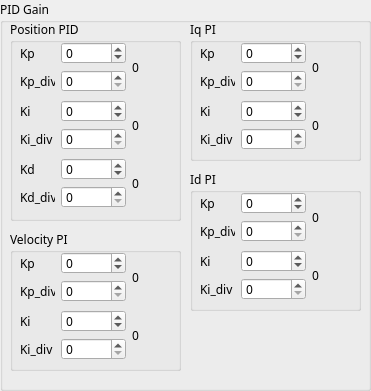
  <widget class="QGroupBox" name="groupBox_11">
   <property name="geometry">
    <rect>
     <x>520</x>
     <y>340</y>
     <width>371</width>
     <height>391</height>
    </rect>
   </property>
   <property name="font">
    <font>
     <family>Bahnschrift SemiLight</family>
    </font>
   </property>
   <property name="title">
    <string>PID Gain</string>
   </property>
   <widget class="QGroupBox" name="groupBox_9">
    <property name="geometry">
     <rect>
      <x>190</x>
      <y>20</y>
      <width>171</width>
      <height>141</height>
     </rect>
    </property>
    <property name="title">
     <string>Iq PI</string>
    </property>
    <widget class="QWidget" name="gridLayoutWidget_4">
     <property name="geometry">
      <rect>
       <x>10</x>
       <y>20</y>
       <width>151</width>
       <height>112</height>
      </rect>
     </property>
     <layout class="QGridLayout" name="gridLayout_11">
      <item row="0" column="0">
       <layout class="QGridLayout" name="gridLayout_12">
        <item row="0" column="0">
         <widget class="QLabel" name="label_67">
          <property name="minimumSize">
           <size>
            <width>35</width>
            <height>0</height>
           </size>
          </property>
          <property name="maximumSize">
           <size>
            <width>35</width>
            <height>16777215</height>
           </size>
          </property>
          <property name="font">
           <font>
            <family>Bahnschrift SemiLight</family>
           </font>
          </property>
          <property name="text">
           <string>Kp</string>
          </property>
         </widget>
        </item>
        <item row="0" column="1">
         <widget class="QSpinBox" name="iq_kp_spinBox">
          <property name="minimumSize">
           <size>
            <width>0</width>
            <height>22</height>
           </size>
          </property>
          <property name="maximumSize">
           <size>
            <width>16777215</width>
            <height>22</height>
           </size>
          </property>
          <property name="minimum">
           <number>-32767</number>
          </property>
          <property name="maximum">
           <number>32767</number>
          </property>
         </widget>
        </item>
        <item row="1" column="0">
         <widget class="QLabel" name="label_68">
          <property name="minimumSize">
           <size>
            <width>35</width>
            <height>0</height>
           </size>
          </property>
          <property name="maximumSize">
           <size>
            <width>35</width>
            <height>16777215</height>
           </size>
          </property>
          <property name="font">
           <font>
            <family>Bahnschrift SemiLight</family>
           </font>
          </property>
          <property name="text">
           <string>Kp_div</string>
          </property>
         </widget>
        </item>
        <item row="1" column="1">
         <widget class="QSpinBox" name="iq_kp_div_spinBox">
          <property name="minimumSize">
           <size>
            <width>0</width>
            <height>22</height>
           </size>
          </property>
          <property name="maximumSize">
           <size>
            <width>16777215</width>
            <height>22</height>
           </size>
          </property>
          <property name="minimum">
           <number>0</number>
          </property>
          <property name="maximum">
           <number>15</number>
          </property>
         </widget>
        </item>
       </layout>
      </item>
      <item row="1" column="1">
       <widget class="QLabel" name="iq_ki_result_label">
        <property name="text">
         <string>0</string>
        </property>
       </widget>
      </item>
      <item row="0" column="1">
       <widget class="QLabel" name="iq_kp_result_label">
        <property name="text">
         <string>0</string>
        </property>
       </widget>
      </item>
      <item row="1" column="0">
       <layout class="QGridLayout" name="gridLayout_13">
        <item row="1" column="1">
         <widget class="QSpinBox" name="iq_ki_div_spinBox">
          <property name="minimumSize">
           <size>
            <width>0</width>
            <height>22</height>
           </size>
          </property>
          <property name="maximumSize">
           <size>
            <width>16777215</width>
            <height>22</height>
           </size>
          </property>
          <property name="minimum">
           <number>0</number>
          </property>
          <property name="maximum">
           <number>15</number>
          </property>
         </widget>
        </item>
        <item row="1" column="0">
         <widget class="QLabel" name="label_69">
          <property name="minimumSize">
           <size>
            <width>35</width>
            <height>0</height>
           </size>
          </property>
          <property name="maximumSize">
           <size>
            <width>35</width>
            <height>16777215</height>
           </size>
          </property>
          <property name="font">
           <font>
            <family>Bahnschrift SemiLight</family>
           </font>
          </property>
          <property name="text">
           <string>Ki_div</string>
          </property>
         </widget>
        </item>
        <item row="0" column="0">
         <widget class="QLabel" name="label_70">
          <property name="minimumSize">
           <size>
            <width>35</width>
            <height>0</height>
           </size>
          </property>
          <property name="maximumSize">
           <size>
            <width>35</width>
            <height>16777215</height>
           </size>
          </property>
          <property name="font">
           <font>
            <family>Bahnschrift SemiLight</family>
           </font>
          </property>
          <property name="text">
           <string>Ki</string>
          </property>
         </widget>
        </item>
        <item row="0" column="1">
         <widget class="QSpinBox" name="iq_ki_spinBox">
          <property name="minimumSize">
           <size>
            <width>0</width>
            <height>22</height>
           </size>
          </property>
          <property name="maximumSize">
           <size>
            <width>16777215</width>
            <height>22</height>
           </size>
          </property>
          <property name="minimum">
           <number>-32767</number>
          </property>
          <property name="maximum">
           <number>32767</number>
          </property>
         </widget>
        </item>
       </layout>
      </item>
     </layout>
    </widget>
   </widget>
   <widget class="QGroupBox" name="groupBox_7">
    <property name="geometry">
     <rect>
      <x>10</x>
      <y>20</y>
      <width>171</width>
      <height>201</height>
     </rect>
    </property>
    <property name="title">
     <string>Position PID</string>
    </property>
    <widget class="QWidget" name="gridLayoutWidget_2">
     <property name="geometry">
      <rect>
       <x>10</x>
       <y>20</y>
       <width>151</width>
       <height>170</height>
      </rect>
     </property>
     <layout class="QGridLayout" name="gridLayout_7">
      <item row="0" column="1">
       <widget class="QLabel" name="position_kp_result_label">
        <property name="text">
         <string>0</string>
        </property>
       </widget>
      </item>
      <item row="1" column="1">
       <widget class="QLabel" name="position_ki_result_label">
        <property name="text">
         <string>0</string>
        </property>
       </widget>
      </item>
      <item row="1" column="0">
       <layout class="QGridLayout" name="gridLayout_5">
        <item row="1" column="1">
         <widget class="QSpinBox" name="position_ki_div_spinBox">
          <property name="minimumSize">
           <size>
            <width>0</width>
            <height>22</height>
           </size>
          </property>
          <property name="maximumSize">
           <size>
            <width>16777215</width>
            <height>22</height>
           </size>
          </property>
          <property name="minimum">
           <number>0</number>
          </property>
          <property name="maximum">
           <number>15</number>
          </property>
         </widget>
        </item>
        <item row="1" column="0">
         <widget class="QLabel" name="label_61">
          <property name="minimumSize">
           <size>
            <width>35</width>
            <height>0</height>
           </size>
          </property>
          <property name="maximumSize">
           <size>
            <width>35</width>
            <height>16777215</height>
           </size>
          </property>
          <property name="font">
           <font>
            <family>Bahnschrift SemiLight</family>
           </font>
          </property>
          <property name="text">
           <string>Ki_div</string>
          </property>
         </widget>
        </item>
        <item row="0" column="0">
         <widget class="QLabel" name="label_58">
          <property name="minimumSize">
           <size>
            <width>35</width>
            <height>0</height>
           </size>
          </property>
          <property name="maximumSize">
           <size>
            <width>35</width>
            <height>16777215</height>
           </size>
          </property>
          <property name="font">
           <font>
            <family>Bahnschrift SemiLight</family>
           </font>
          </property>
          <property name="text">
           <string>Ki</string>
          </property>
         </widget>
        </item>
        <item row="0" column="1">
         <widget class="QSpinBox" name="position_ki_spinBox">
          <property name="minimumSize">
           <size>
            <width>0</width>
            <height>22</height>
           </size>
          </property>
          <property name="maximumSize">
           <size>
            <width>16777215</width>
            <height>22</height>
           </size>
          </property>
          <property name="minimum">
           <number>-32767</number>
          </property>
          <property name="maximum">
           <number>32767</number>
          </property>
         </widget>
        </item>
       </layout>
      </item>
      <item row="0" column="0">
       <layout class="QGridLayout" name="gridLayout_4">
        <item row="0" column="0">
         <widget class="QLabel" name="label_57">
          <property name="minimumSize">
           <size>
            <width>35</width>
            <height>0</height>
           </size>
          </property>
          <property name="maximumSize">
           <size>
            <width>35</width>
            <height>16777215</height>
           </size>
          </property>
          <property name="font">
           <font>
            <family>Bahnschrift SemiLight</family>
           </font>
          </property>
          <property name="text">
           <string>Kp</string>
          </property>
         </widget>
        </item>
        <item row="0" column="1">
         <widget class="QSpinBox" name="position_kp_spinBox">
          <property name="minimumSize">
           <size>
            <width>0</width>
            <height>22</height>
           </size>
          </property>
          <property name="maximumSize">
           <size>
            <width>16777215</width>
            <height>22</height>
           </size>
          </property>
          <property name="minimum">
           <number>-32767</number>
          </property>
          <property name="maximum">
           <number>32767</number>
          </property>
         </widget>
        </item>
        <item row="1" column="0">
         <widget class="QLabel" name="label_60">
          <property name="minimumSize">
           <size>
            <width>35</width>
            <height>0</height>
           </size>
          </property>
          <property name="maximumSize">
           <size>
            <width>35</width>
            <height>16777215</height>
           </size>
          </property>
          <property name="font">
           <font>
            <family>Bahnschrift SemiLight</family>
           </font>
          </property>
          <property name="text">
           <string>Kp_div</string>
          </property>
         </widget>
        </item>
        <item row="1" column="1">
         <widget class="QSpinBox" name="position_kp_div_spinBox">
          <property name="minimumSize">
           <size>
            <width>0</width>
            <height>22</height>
           </size>
          </property>
          <property name="maximumSize">
           <size>
            <width>16777215</width>
            <height>22</height>
           </size>
          </property>
          <property name="minimum">
           <number>0</number>
          </property>
          <property name="maximum">
           <number>15</number>
          </property>
         </widget>
        </item>
       </layout>
      </item>
      <item row="2" column="1">
       <widget class="QLabel" name="position_kd_result_label">
        <property name="text">
         <string>0</string>
        </property>
       </widget>
      </item>
      <item row="2" column="0">
       <layout class="QGridLayout" name="gridLayout_6">
        <item row="0" column="0">
         <widget class="QLabel" name="label_59">
          <property name="minimumSize">
           <size>
            <width>35</width>
            <height>0</height>
           </size>
          </property>
          <property name="maximumSize">
           <size>
            <width>35</width>
            <height>16777215</height>
           </size>
          </property>
          <property name="font">
           <font>
            <family>Bahnschrift SemiLight</family>
           </font>
          </property>
          <property name="text">
           <string>Kd</string>
          </property>
         </widget>
        </item>
        <item row="0" column="1">
         <widget class="QSpinBox" name="position_kd_spinBox">
          <property name="minimumSize">
           <size>
            <width>0</width>
            <height>22</height>
           </size>
          </property>
          <property name="maximumSize">
           <size>
            <width>16777215</width>
            <height>22</height>
           </size>
          </property>
          <property name="minimum">
           <number>-32767</number>
          </property>
          <property name="maximum">
           <number>32767</number>
          </property>
         </widget>
        </item>
        <item row="1" column="0">
         <widget class="QLabel" name="label_62">
          <property name="minimumSize">
           <size>
            <width>35</width>
            <height>0</height>
           </size>
          </property>
          <property name="maximumSize">
           <size>
            <width>35</width>
            <height>16777215</height>
           </size>
          </property>
          <property name="font">
           <font>
            <family>Bahnschrift SemiLight</family>
           </font>
          </property>
          <property name="text">
           <string>Kd_div</string>
          </property>
         </widget>
        </item>
        <item row="1" column="1">
         <widget class="QSpinBox" name="position_kd_div_spinBox">
          <property name="minimumSize">
           <size>
            <width>0</width>
            <height>22</height>
           </size>
          </property>
          <property name="maximumSize">
           <size>
            <width>16777215</width>
            <height>22</height>
           </size>
          </property>
          <property name="minimum">
           <number>0</number>
          </property>
          <property name="maximum">
           <number>15</number>
          </property>
         </widget>
        </item>
       </layout>
      </item>
     </layout>
    </widget>
   </widget>
   <widget class="QGroupBox" name="groupBox_8">
    <property name="geometry">
     <rect>
      <x>10</x>
      <y>230</y>
      <width>171</width>
      <height>141</height>
     </rect>
    </property>
    <property name="title">
     <string>Velocity PI</string>
    </property>
    <widget class="QWidget" name="gridLayoutWidget_3">
     <property name="geometry">
      <rect>
       <x>10</x>
       <y>20</y>
       <width>151</width>
       <height>112</height>
      </rect>
     </property>
     <layout class="QGridLayout" name="gridLayout_8">
      <item row="0" column="0">
       <layout class="QGridLayout" name="gridLayout_10">
        <item row="0" column="0">
         <widget class="QLabel" name="label_65">
          <property name="minimumSize">
           <size>
            <width>35</width>
            <height>0</height>
           </size>
          </property>
          <property name="maximumSize">
           <size>
            <width>35</width>
            <height>16777215</height>
           </size>
          </property>
          <property name="font">
           <font>
            <family>Bahnschrift SemiLight</family>
           </font>
          </property>
          <property name="text">
           <string>Kp</string>
          </property>
         </widget>
        </item>
        <item row="0" column="1">
         <widget class="QSpinBox" name="velocity_kp_spinBox">
          <property name="minimumSize">
           <size>
            <width>0</width>
            <height>22</height>
           </size>
          </property>
          <property name="maximumSize">
           <size>
            <width>16777215</width>
            <height>22</height>
           </size>
          </property>
          <property name="minimum">
           <number>-32767</number>
          </property>
          <property name="maximum">
           <number>32767</number>
          </property>
         </widget>
        </item>
        <item row="1" column="0">
         <widget class="QLabel" name="label_66">
          <property name="minimumSize">
           <size>
            <width>35</width>
            <height>0</height>
           </size>
          </property>
          <property name="maximumSize">
           <size>
            <width>35</width>
            <height>16777215</height>
           </size>
          </property>
          <property name="font">
           <font>
            <family>Bahnschrift SemiLight</family>
           </font>
          </property>
          <property name="text">
           <string>Kp_div</string>
          </property>
         </widget>
        </item>
        <item row="1" column="1">
         <widget class="QSpinBox" name="velocity_kp_div_spinBox">
          <property name="minimumSize">
           <size>
            <width>0</width>
            <height>22</height>
           </size>
          </property>
          <property name="maximumSize">
           <size>
            <width>16777215</width>
            <height>22</height>
           </size>
          </property>
          <property name="minimum">
           <number>0</number>
          </property>
          <property name="maximum">
           <number>15</number>
          </property>
         </widget>
        </item>
       </layout>
      </item>
      <item row="1" column="1">
       <widget class="QLabel" name="velocity_ki_result_label">
        <property name="text">
         <string>0</string>
        </property>
       </widget>
      </item>
      <item row="0" column="1">
       <widget class="QLabel" name="velocity_kp_result_label">
        <property name="text">
         <string>0</string>
        </property>
       </widget>
      </item>
      <item row="1" column="0">
       <layout class="QGridLayout" name="gridLayout_9">
        <item row="1" column="1">
         <widget class="QSpinBox" name="velocity_ki_div_spinBox">
          <property name="minimumSize">
           <size>
            <width>0</width>
            <height>22</height>
           </size>
          </property>
          <property name="maximumSize">
           <size>
            <width>16777215</width>
            <height>22</height>
           </size>
          </property>
          <property name="minimum">
           <number>0</number>
          </property>
          <property name="maximum">
           <number>15</number>
          </property>
         </widget>
        </item>
        <item row="1" column="0">
         <widget class="QLabel" name="label_63">
          <property name="minimumSize">
           <size>
            <width>35</width>
            <height>0</height>
           </size>
          </property>
          <property name="maximumSize">
           <size>
            <width>35</width>
            <height>16777215</height>
           </size>
          </property>
          <property name="font">
           <font>
            <family>Bahnschrift SemiLight</family>
           </font>
          </property>
          <property name="text">
           <string>Ki_div</string>
          </property>
         </widget>
        </item>
        <item row="0" column="0">
         <widget class="QLabel" name="label_64">
          <property name="minimumSize">
           <size>
            <width>35</width>
            <height>0</height>
           </size>
          </property>
          <property name="maximumSize">
           <size>
            <width>35</width>
            <height>16777215</height>
           </size>
          </property>
          <property name="font">
           <font>
            <family>Bahnschrift SemiLight</family>
           </font>
          </property>
          <property name="text">
           <string>Ki</string>
          </property>
         </widget>
        </item>
        <item row="0" column="1">
         <widget class="QSpinBox" name="velocity_ki_spinBox">
          <property name="minimumSize">
           <size>
            <width>0</width>
            <height>22</height>
           </size>
          </property>
          <property name="maximumSize">
           <size>
            <width>16777215</width>
            <height>22</height>
           </size>
          </property>
          <property name="minimum">
           <number>-32767</number>
          </property>
          <property name="maximum">
           <number>32767</number>
          </property>
         </widget>
        </item>
       </layout>
      </item>
     </layout>
    </widget>
   </widget>
   <widget class="QGroupBox" name="groupBox_10">
    <property name="geometry">
     <rect>
      <x>190</x>
      <y>170</y>
      <width>171</width>
      <height>141</height>
     </rect>
    </property>
    <property name="title">
     <string>Id PI</string>
    </property>
    <widget class="QWidget" name="gridLayoutWidget_5">
     <property name="geometry">
      <rect>
       <x>10</x>
       <y>20</y>
       <width>151</width>
       <height>112</height>
      </rect>
     </property>
     <layout class="QGridLayout" name="gridLayout_14">
      <item row="0" column="0">
       <layout class="QGridLayout" name="gridLayout_15">
        <item row="0" column="0">
         <widget class="QLabel" name="label_71">
          <property name="minimumSize">
           <size>
            <width>35</width>
            <height>0</height>
           </size>
          </property>
          <property name="maximumSize">
           <size>
            <width>35</width>
            <height>16777215</height>
           </size>
          </property>
          <property name="font">
           <font>
            <family>Bahnschrift SemiLight</family>
           </font>
          </property>
          <property name="text">
           <string>Kp</string>
          </property>
         </widget>
        </item>
        <item row="0" column="1">
         <widget class="QSpinBox" name="id_kp_spinBox">
          <property name="minimumSize">
           <size>
            <width>0</width>
            <height>22</height>
           </size>
          </property>
          <property name="maximumSize">
           <size>
            <width>16777215</width>
            <height>22</height>
           </size>
          </property>
          <property name="minimum">
           <number>-32767</number>
          </property>
          <property name="maximum">
           <number>32767</number>
          </property>
         </widget>
        </item>
        <item row="1" column="0">
         <widget class="QLabel" name="label_72">
          <property name="minimumSize">
           <size>
            <width>35</width>
            <height>0</height>
           </size>
          </property>
          <property name="maximumSize">
           <size>
            <width>35</width>
            <height>16777215</height>
           </size>
          </property>
          <property name="font">
           <font>
            <family>Bahnschrift SemiLight</family>
           </font>
          </property>
          <property name="text">
           <string>Kp_div</string>
          </property>
         </widget>
        </item>
        <item row="1" column="1">
         <widget class="QSpinBox" name="id_kp_div_spinBox">
          <property name="minimumSize">
           <size>
            <width>0</width>
            <height>22</height>
           </size>
          </property>
          <property name="maximumSize">
           <size>
            <width>16777215</width>
            <height>22</height>
           </size>
          </property>
          <property name="minimum">
           <number>0</number>
          </property>
          <property name="maximum">
           <number>15</number>
          </property>
         </widget>
        </item>
       </layout>
      </item>
      <item row="1" column="1">
       <widget class="QLabel" name="id_ki_result_label">
        <property name="text">
         <string>0</string>
        </property>
       </widget>
      </item>
      <item row="0" column="1">
       <widget class="QLabel" name="id_kp_result_label">
        <property name="text">
         <string>0</string>
        </property>
       </widget>
      </item>
      <item row="1" column="0">
       <layout class="QGridLayout" name="gridLayout_16">
        <item row="1" column="1">
         <widget class="QSpinBox" name="id_ki_div_spinBox">
          <property name="minimumSize">
           <size>
            <width>0</width>
            <height>22</height>
           </size>
          </property>
          <property name="maximumSize">
           <size>
            <width>16777215</width>
            <height>22</height>
           </size>
          </property>
          <property name="minimum">
           <number>0</number>
          </property>
          <property name="maximum">
           <number>15</number>
          </property>
         </widget>
        </item>
        <item row="1" column="0">
         <widget class="QLabel" name="label_73">
          <property name="minimumSize">
           <size>
            <width>35</width>
            <height>0</height>
           </size>
          </property>
          <property name="maximumSize">
           <size>
            <width>35</width>
            <height>16777215</height>
           </size>
          </property>
          <property name="font">
           <font>
            <family>Bahnschrift SemiLight</family>
           </font>
          </property>
          <property name="text">
           <string>Ki_div</string>
          </property>
         </widget>
        </item>
        <item row="0" column="0">
         <widget class="QLabel" name="label_74">
          <property name="minimumSize">
           <size>
            <width>35</width>
            <height>0</height>
           </size>
          </property>
          <property name="maximumSize">
           <size>
            <width>35</width>
            <height>16777215</height>
           </size>
          </property>
          <property name="font">
           <font>
            <family>Bahnschrift SemiLight</family>
           </font>
          </property>
          <property name="text">
           <string>Ki</string>
          </property>
         </widget>
        </item>
        <item row="0" column="1">
         <widget class="QSpinBox" name="id_ki_spinBox">
          <property name="minimumSize">
           <size>
            <width>0</width>
            <height>22</height>
           </size>
          </property>
          <property name="maximumSize">
           <size>
            <width>16777215</width>
            <height>22</height>
           </size>
          </property>
          <property name="minimum">
           <number>-32767</number>
          </property>
          <property name="maximum">
           <number>32767</number>
          </property>
         </widget>
        </item>
       </layout>
      </item>
     </layout>
    </widget>
   </widget>
  </widget>
